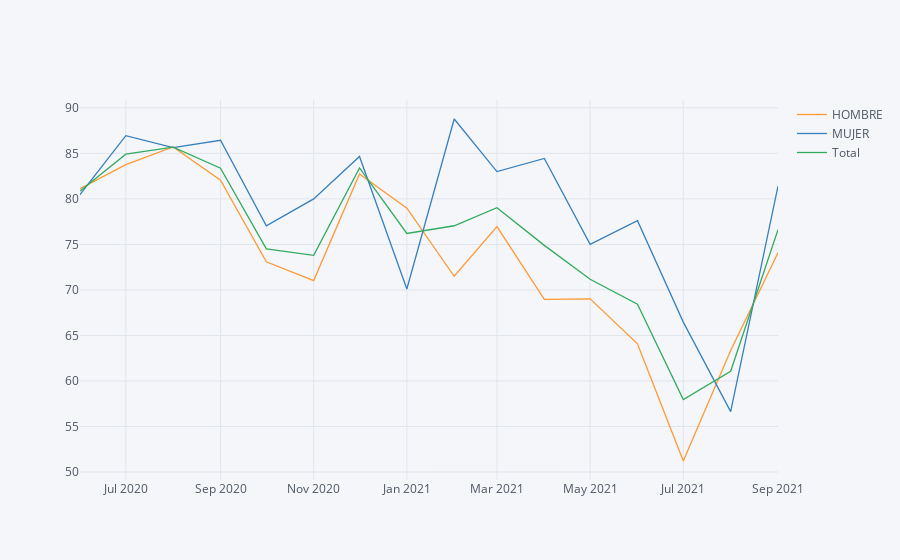

Source (notebook cell):
### Code cell
emp.iplot()

### Figure 1 — Plotly figure (JSON) as saved in the notebook; plotly's stock layout.template omitted (floating-point values rounded to 4 significant figures)
{"data": [{"line": {"color": "rgba(255, 153, 51, 1.0)", "dash": "solid", "shape": "linear", "width": 1.3}, "mode": "lines", "name": "HOMBRE", "text": "", "type": "scatter", "x": ["2020-06", "2020-07", "2020-08", "2020-09", "2020-10", "2020-11", "2020-12", "2021-01", "2021-02", "2021-03", "2021-04", "2021-05", "2021-06", "2021-07", "2021-08", "2021-09"], "y": [81.12, 83.76, 85.71, 82.05, 73.09, 71.02, 82.73, 78.97, 71.5, 76.96, 68.97, 69.01, 64.08, 51.21, 63.35, 74.07]}, {"line": {"color": "rgba(55, 128, 191, 1.0)", "dash": "solid", "shape": "linear", "width": 1.3}, "mode": "lines", "name": "MUJER", "text": "", "type": "scatter", "x": ["2020-06", "2020-07", "2020-08", "2020-09", "2020-10", "2020-11", "2020-12", "2021-01", "2021-02", "2021-03", "2021-04", "2021-05", "2021-06", "2021-07", "2021-08", "2021-09"], "y": [80.46, 86.94, 85.64, 86.44, 77.05, 80, 84.66, 70.1, 88.78, 83, 84.44, 75, 77.61, 66.46, 56.63, 81.4]}, {"line": {"color": "rgba(50, 171, 96, 1.0)", "dash": "solid", "shape": "linear", "width": 1.3}, "mode": "lines", "name": "Total", "text": "", "type": "scatter", "x": ["2020-06", "2020-07", "2020-08", "2020-09", "2020-10", "2020-11", "2020-12", "2021-01", "2021-02", "2021-03", "2021-04", "2021-05", "2021-06", "2021-07", "2021-08", "2021-09"], "y": [80.87, 84.91, 85.69, 83.38, 74.51, 73.8, 83.39, 76.21, 77.05, 79.04, 74.89, 71.17, 68.42, 57.95, 61.07, 76.61]}], "layout": {"legend": {"bgcolor": "#F5F6F9", "font": {"color": "#4D5663"}}, "paper_bgcolor": "#F5F6F9", "plot_bgcolor": "#F5F6F9", "title": {"font": {"color": "#4D5663"}}, "xaxis": {"gridcolor": "#E1E5ED", "showgrid": true, "tickfont": {"color": "#4D5663"}, "title": {"font": {"color": "#4D5663"}, "text": ""}, "zerolinecolor": "#E1E5ED"}, "yaxis": {"gridcolor": "#E1E5ED", "showgrid": true, "tickfont": {"color": "#4D5663"}, "title": {"font": {"color": "#4D5663"}, "text": ""}, "zerolinecolor": "#E1E5ED"}}}
